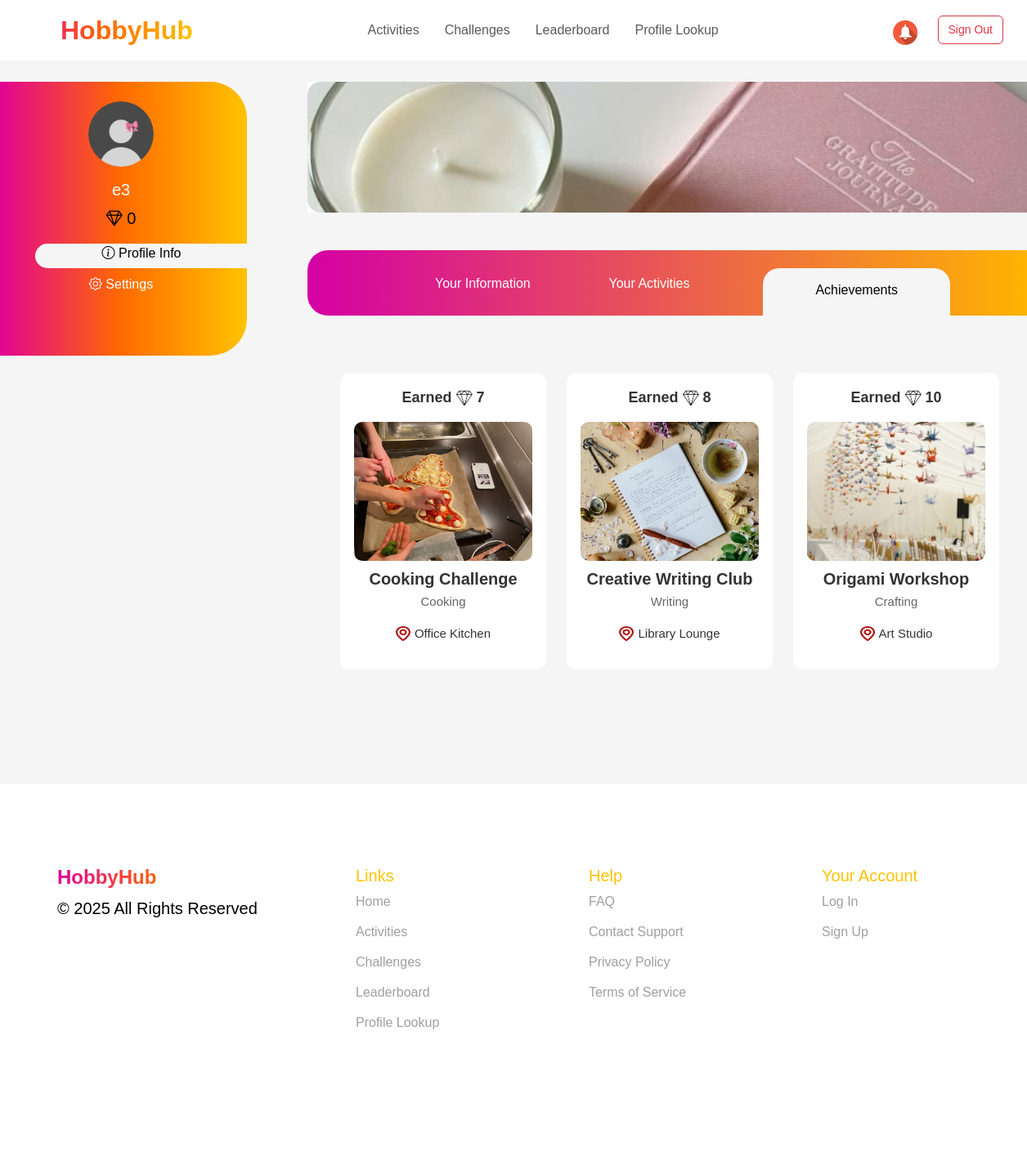
The page /user_profile/achievements/ (signed in) on the database as committed earlier.
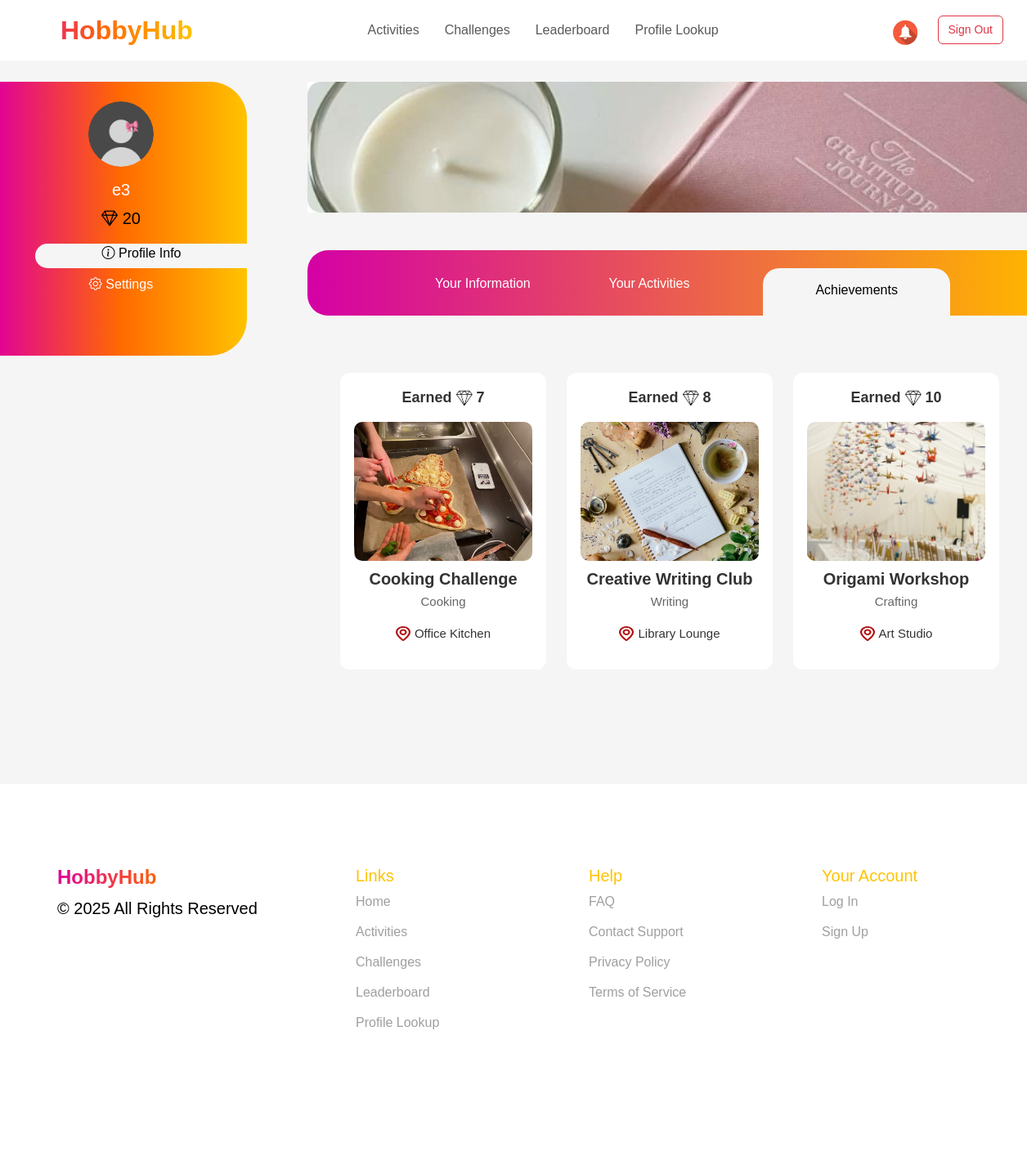
The same page on the database as committed later.
### events/models.py (models this page shows, shortened)
class Employee(models.Model):
    nickname = models.CharField(max_length=100, primary_key=True, verbose_name="Nickname")
    name = models.CharField(max_length=255, verbose_name="Name")
    last_name = models.CharField(max_length=255, verbose_name="Last Name")
    number = models.CharField(max_length=20, verbose_name="Number")
    join_date = models.DateField(verbose_name="Join Date")
    date_of_birth = models.DateField(null=True, blank=True, verbose_name="Date of Birth")
    receive_sms_notifications = models.BooleanField(default=True, verbose_name="Receive SMS Notifications")
    receive_email_notifications = models.BooleanField(default=True, verbose_name="Receive Email Notifications")
    receive_reminders = models.BooleanField(default=True, verbose_name="Receive Reminders")
    social_id = models.CharField(max_length=255, blank=True, null=True)  # ID из социальной сети
    social_provider = models.CharField(max_length=50, blank=True, null=True)  # Провайдер (Google, Facebook и т.д.)
    company = models.ForeignKey(
        Company,
        to_field='company_id',
        on_delete=models.CASCADE,
        verbose_name="Company"
    )
    gender = models.CharField(max_length=10, choices=[('Male', 'Male'), ('Female', 'Female')], verbose_name="Gender")
    mail = models.EmailField(unique=True, verbose_name="Email")
    password = models.CharField(max_length=255, verbose_name="Password")
    is_approved = models.BooleanField(default=False, verbose_name="Approved")
    profile_photo = models.ImageField(upload_to='profile_photos/', null=True, blank=True, verbose_name="Profile Photo")
    hobbies = models.ManyToManyField(Hobby, blank=True, related_name='employees')
    diamonds = models.IntegerField(default=0, verbose_name="Diamonds")

### events/views.py (the view)
# urls.py: path('user_profile/achievements/', user_achievements, name='user_achievements'),
@role_required("employee")
@approval_required
def user_achievements(request):
    nickname=request.session.get("nickname")
    if not nickname:
        return redirect("sign_in")
    user = Employee.objects.filter(nickname=nickname).first()
    if not user:
        return redirect("sign_in")
    return render(request, 'user_achievements.html', {"user":user})

### events/views.py (called while the page is built)
def role_required(role):
    def decorator(view_func):
        @wraps(view_func)
        def wrapper(request, *args, **kwargs):
            if role == "employee" and not request.session.get("nickname"):
                return redirect(f"/sign_in/?next={request.get_full_path()}")
            if role == "organizer" and not request.session.get("company_id"):
                return redirect(f"/sign_in/?next={request.get_full_path()}")
            return view_func(request, *args, **kwargs)
        return wrapper
    return decorator

def approval_required(view_func):
    @wraps(view_func)
    def _wrapped_view(request, *args, **kwargs):
        nickname = request.session.get("nickname")
        if not nickname:
            return redirect("sign_in")
        user = Employee.objects.filter(nickname=nickname).first()
        if not user or not user.is_approved:
            return redirect("")
        return view_func(request, *args, **kwargs)
    return _wrapped_view

### events/templates/user_achievements.html (shortened to what this page needs)
{% extends "user_profile_base.html" %}
{% load static %}
{% block extra_css %}
    <link rel="stylesheet" href="https://cdn.jsdelivr.net/npm/bootstrap@5.3.0/dist/css/bootstrap.min.css">
    <link href="https://cdn.jsdelivr.net/npm/bootstrap-icons/font/bootstrap-icons.css" rel="stylesheet">
    <link href="https://fonts.cdnfonts.com/css/gilroy-bold" rel="stylesheet">
    <link rel="stylesheet" href="{% static 'css/all.css' %}">
    <link rel="stylesheet" href="{% static 'css/sass_styles.css' %}">
{% endblock %}
{% block content %}
<div class="container mt-4">
    <div class="row mainpartpro">
        <div class="col-md-2">
            <div class="sidebar p-4">
                {% if user.profile_photo %}
                    <img src="{{ user.profile_photo.url }}" alt="Profile" class="rounded-circle mb-3" width="80">
                {% else %}
                    <img src="{% static 'images/profile_photo.png' %}" class="rounded-circle mb-3" width="80">
                {% endif %}
                <h5>{{ user.name }}</h5>
                <p><i class="bi bi-gem"></i> {{ user.diamonds }}</p>
                <div class="pro-act-set-tab w-100 mb-2"><i class="bi bi-info-circle"></i><a href="#"> Profile Info</a></div>
                <div class="pro-set-tab w-100 mb-2"><i class="bi bi-gear"></i><a href="{% url 'user_setting' %}"> Settings</a></div>
            </div>
        </div>
        <div class="col-md-10 mainpartpro">
            <img src="{% static 'images/profile_banner.jpg' %}" class="img-fluid mb-3" alt="Banner">
            <div class="navbar user_det">
                <div class="tab"><a href="{% url 'user_profile' %}">Your Information</a></div>
                <div class="tab tab_act_ach"><a href="{% url 'profile_user_act' %}">Your Activities</a></div>
                <div class="tab active-tab"><a href="{% url 'user_achievements' %}">Achievements</a></div>
            </div>
            <div class="earned-activity-container">
                <div class="earned-activity-box">
                    <p class="earned-reward-text">Earned <img src="{% static 'images/diamond.png' %}" alt="Diamond" class="earned-reward-icon"> 7</p>
                    <img src="{% static 'images/cook_chal.png' %}" alt="Cooking Challenge" class="earned-activity-image">
                    <h3>Cooking Challenge</h3>
                    <p class="earned-activity-category">Cooking</p>
                    <p class="earned-activity-location">
                        <img src="{% static 'images/your_act_location.png' %}" alt="Location" class="earned-location-icon"> Office Kitchen
                    </p>
                </div>
                <div class="earned-activity-box">
                    <p class="earned-reward-text">Earned <img src="{% static 'images/diamond.png' %}" alt="Diamond" class="earned-reward-icon"> 8</p>
                    <img src="{% static 'images/creative_writing.jpg' %}" alt="Creative Writing Club" class="earned-activity-image">
                    <h3>Creative Writing Club</h3>
                    <p class="earned-activity-category">Writing</p>
                    <p class="earned-activity-location">
                        <img src="{% static 'images/your_act_location.png' %}" alt="Location" class="earned-location-icon"> Library Lounge
                    </p>
                </div>
                <div class="earned-activity-box">
                    <p class="earned-reward-text">Earned <img src="{% static 'images/diamond.png' %}" alt="Diamond" class="earned-reward-icon"> 10</p>
                    <img src="{% static 'images/origami.jpg' %}" alt="Origami Workshop" class="earned-activity-image">
                    <h3>Origami Workshop</h3>
                    <p class="earned-activity-category">Crafting</p>
                    <p class="earned-activity-location">
                        <img src="{% static 'images/your_act_location.png' %}" alt="Location" class="earned-location-icon"> Art Studio
                    </p>
                </div>
            </div>
        </div>
    </div>
</div>
{% endblock %}

Rows that differ between the two databases and show on the page:
changed Employee: diamonds "0" → "20"
